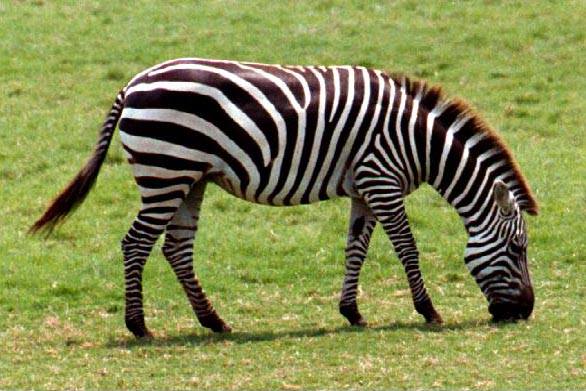
#> input picture zebra.bmp, 586 x 391 px
$ jupyter execute --allow-errors CASIS-OpenCV_Course_Session2.ipynb   (shell and % lines are left out)   (older library calls are emulated)
#> lines starting #> are read from the running program, lines starting #| are printed output that depends on the picture; after the words box and inside, x2 and y2 are one past the last pixel; in counts of white or black regions, pixels touching at a corner belong together
[cell 1]
###remember our essential utility commands
import cv2 #this makes OpenCV available
%pylab notebook
#this makes for nice figure generation, and brings numpy and matplotlib functions into
                #our namespace

###if you're not using notebooks, run:
#from numpy import *
#from matplotlib.pyplot import *
#also make sure to call show() in order to display plots

###note that the preferred convention for shared projects is
#import numpy as np
#import matplotlib.pyplot as plt
###in which case you have to prefix things like np.zeros(5) instead of just zeros(5),
###and plt.imshow() instead of just imshow()

[cell 2]
#change dir to your working space
%cd C:\Users\rever1\cvcourse\samples\data
#your command will be different depending on your setup

[cell 3]
#let's load a nice picture
bfly = imread('zebra.bmp')
#> bfly is the input picture: shape (391, 586, 3); mean R, G, B 132.5, 138.4, 80.5
#don't forget to take advantage of tab-completion; it works for python syntax as well as filenames
#there are many ways to display an image, but let's use this for now:
figure()
imshow(bfly)

[cell 4]
#many algorithms operate on grayscale, and grayscale is easier to work on
bflygray = cv2.cvtColor(bfly,cv2.COLOR_BGR2GRAY)

[cell 5]
figure()
imshow(bflygray)

[cell 6]
figure()
imshow(bflygray)
colorbar()

[cell 7]
#you may or may not want the default rainbow map
figure()
imshow(bflygray,cmap='gray')
colorbar()

[cell 8]
#let's make sure we understand our data
print(bfly.shape)
#| (391, 586, 3)
print(bflygray.shape)
#| (391, 586)
#391 width, 586 height, 3 color and 391 width, 586 height no channel means it is gray scale image

#the format above is (height, width, numchannels)
#if numchannels = 1, as is for grayscale, it is omitted
#for RGB/BGR/HSV color images, numchannels=3
#you could have numchannels=4
#this happens for RGBA (Red,Green,Blue,Alpha) images
#Alpha is transparency (0=transparent, 1 or 255 (depending on your datatype) = opaque)

[cell 9]
#also remember how to get the data type
bfly.dtype #note I'm dropping the print statement;
#this is okay for interactive work where you only care about the last output

[cell 10]
#uint8, which means integers in the 0-255 range, is standard for everyday camera images
#for scientific purposes, floating point is often used
bflyfloat = bflygray.astype(double)/255.0 #we typically want these in the 0-1 range #double meas64 bit floating type data

[cell 11]
bflyfloat.dtype

[cell 12]
#going back to dimensions, how do we get the image width and height in convenient variables?
height, width = bflygray.shape[0:2]
#> height = 391; width = 586

[cell 13]
height, width
#> Out = (391, 586)

[cell 14]
#Notes:
#always remember that the y dimension comes first (just like in Matlab), hence height is before width
#when indexing, [0:2] is only 0 and 1, not 0,1,2
#Python uses a 0:N-1 convention, which is handy when you get used to it, but can trip up newcomers
#what would you expect the following to do?
print(arange(5))

[cell 15]
#also, you might see something like this in people's code
height, width = bflygray.shape[:2]
height, width #See Same Thing before
#> Out = (391, 586)

[cell 16]
#works just the same; when you leave an index blank, it's assumed to be
#the first or last element, depending on whether it's on the left or right of the :
bfly.shape[:]
#> Out = (391, 586, 3)

[cell 17]
#also useful to know how to access the last, second to last etc elements
print(bfly.shape[-1]) #-1 is show color channel
#| 3
print(bfly.shape[-2]) # -2 show width
#| 586
print(bfly.shape[-3]) # -3 show height
#| 391

[cell 18]
#you can probably guess how to extract RGB channels:
redc = bfly[:,:,0] #0 is Red
greenc = bfly[:,:,1] # 1 is Green
bluec = bfly[:,:,2] # 2 is Blue

[cell 19]
#note that these will all be singleton in the numchannels dimension
bluec.shape
#> Out = (391, 586)

[cell 20]
#how to recombine?
#first create a new blank image of the proper dimensions
combined = zeros((height,width,3),uint8)
#be careful that the dimensions are given as a tuple rather than individual arguments
combined[:,:,0]=redc
combined[:,:,1]=greenc
combined[:,:,2]=bluec

figure()
imshow(combined)

[cell 21]
#it's easy to extract a region of interest from an image
#let's say we want to examine the butterfly's head more closely;
#we can get a bounding box from the figure above
bflyhead = bfly[100:200,400:500] #Y1 to Y2 and X1 to X2

figure()
imshow(bflyhead)

#> (a cell that did not finish here is left out)

Suggested test-your-knowledge exercises:
1.  Take an image and write a big + sign over it (ie two blocks of black pixels; one extending from top to bottom, one from left to right, but not occupying the whole image)
2.  Create a function that will take in two images and return an image that combines them into a larger side-by-side image
Should be something like

[cell 23]
def sidebyside(imageleft,imageright):
    newimheight=...
    newimwidth=...
    newim = zeros(...)
    ...
    ...
    ...
    return newim
#note this won't run as-is

 Pay attention to indentation!  Python requires code blocks to have consistent indentation (painful at first but makes for great code readability)

[cell 24]
#numpy addition vs OpenCV addition
#numpy does modular addition
#ie 250+10 =4  (assuming uint8/mod255)
#OpenCV saturates
x = np.uint8([250])
y = np.uint8([10])
cv2.add(x,y)
#this tends to be what you want for combining images
#cv2.subtract works similarly
#of course, images will have to be the same dimension for addition/subtraction to work

[cell 25]
#image weighted blending
img1 = imread('zebra.bmp')
img2 = imread('zebra.bmp')
#alpha = 0.7, 0.3=1-0.7; make sure those values add to 1
# if you want "conserve brightness"
dst = cv2.addWeighted(img1,0.7,img2,0.3,0) #70% first image and 30% is image 2 and 0 is gamma correction

figure()
subplot(1,3,1)
imshow(img1)
subplot(1,3,2)
imshow(img2)
subplot(1,3,3)
imshow(dst)

[cell 26]
import cv2
help(cv2.addWeighted)

<br><br><br><br><br><br><br>
Image filtering in OpenCV

Lowpass filtering

[cell 27]
#GAUSSIAN BLURR
baboon = imread('baboon.jpg')
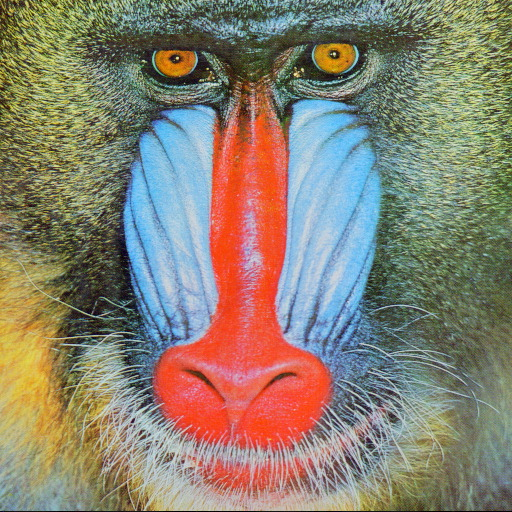
#> input picture baboon.jpg, 512 x 512 px
#> baboon is the input picture: shape (512, 512, 3); mean R, G, B 137.1, 129.1, 112.9
babblur = cv2.GaussianBlur(baboon,(29,29),0) #29 by 29is kernel size and sigma is equal to 0

#custom kernel; simple box-car in this case
kernel = np.ones((15,15),np.float32) #15 15 kernel size
kernel /= kernel.size #normalize kernel so as not to scale image intensity size = 15 * 15 =

babblur2 = cv2.filter2D(baboon,-1,kernel)

figure()
subplot(1,3,1)
imshow(baboon)
title('original')
subplot(1,3,2)
imshow(babblur)
title('Gaussian blurred')
subplot(1,3,3)
imshow(babblur2)
title('Box-car blurred')

#filter2D is very general and can do many different things; with the right kernel
#you can just as easily do high-pass filtering

[cell 28]
#Median blurring
#an edge-preserving filter
t = linspace(-1.0,1,1000) #Line Space
y =  200* (exp(-(t/0.3)**20)  ) #Super Gaussian Function
#> (the rest of this cell did not finish here and is left out)

[cell 29]
#fun demonstration of median-blur to "cartoonify" a real image
tulips = imread('zebra.bmp')
tublur = cv2.medianBlur(tulips,29)


#we'll cover Canny edge detection and dilation shortly
edge=cv2.Canny(tublur,10,150)
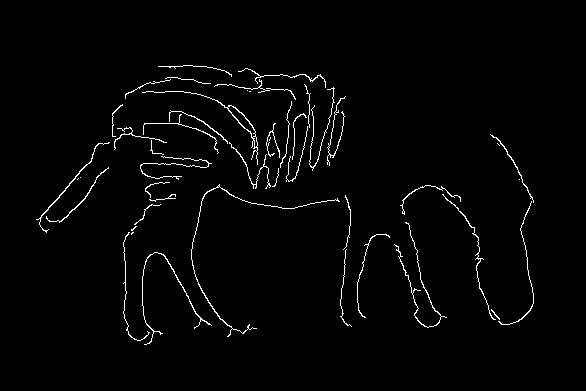
#> edge: shape (391, 586); 1.9% white in thin lines or dots, all inside (x1, y1, x2, y2) = (36, 65, 534, 345)
kernel = np.ones((5,5),np.uint8)
edge = cv2.dilate(edge,kernel,iterations = 1)
#> edge: shape (391, 586); 10.4% white; 7 white regions, largest, box (x1, y1, x2, y2) and area: (34, 66, 348, 347) 15256, (398, 132, 536, 327) 3139, (189, 182, 342, 339) 2063
tublur[edge==255]=0
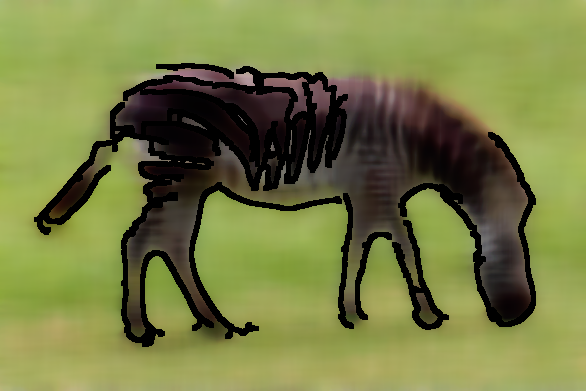
#> tublur: shape (391, 586, 3); mean R, G, B 119.1, 125.9, 68.2

figure()
subplot(1,2,1)
imshow(tulips)
title('original')
subplot(1,2,2)
imshow(tublur)
title('cartoonified')

Exercise:
Non-local means filtering is a powerful denoising method.  Read this
http://docs.opencv.org/3.1.0/d5/d69/tutorial_py_non_local_means.html
and try to use the code.

<b><br><br><br>Highpass filtering and edge-detection</b>

[cell 30]
#basic high-pass filtering example;
#high-pass filtering responds to derivatives, or spatial changes in
#images
img = cv2.imread('sudokubig.jpg',0)
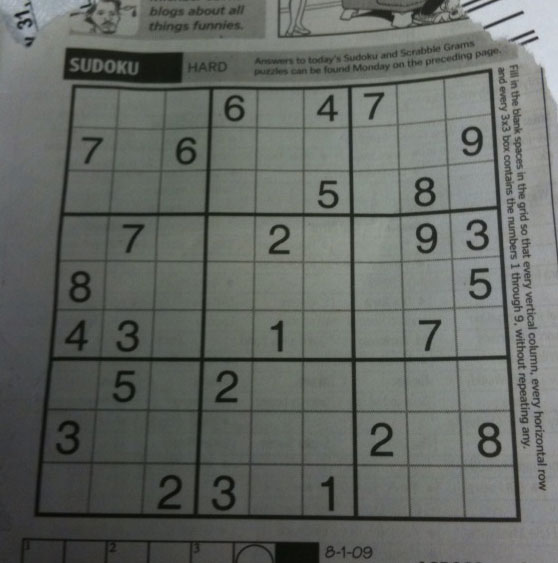
#> input picture sudokubig.jpg, 558 x 563 px
#> img: shape (563, 558); min 7, max 218, mean 102.4

laplacian = cv2.Laplacian(img,cv2.CV_64F)
sobelx=cv2.Sobel(img,cv2.CV_64F,1,0,ksize=5)
sobely=cv2.Sobel(img,cv2.CV_64F,0,1,ksize=5)

figure()
subplot(2,2,1),imshow(img,cmap = 'gray')
title('Original'), xticks([]), plt.yticks([])
subplot(2,2,2),imshow(laplacian,cmap='gray')
title('Laplacian'), xticks([]), plt.yticks([])
clim([0, 45])
subplot(2,2,3),imshow(sobelx,cmap='gray')
title('Sobel X'), xticks([]), plt.yticks([])
clim([0, 4500])
subplot(2,2,4),imshow(sobely,cmap='gray')
title('Sobel Y'), xticks([]), plt.yticks([])
clim([0, 4500])

[cell 31]
#Canny edge detection
#read about the theory here:
#http://docs.opencv.org/3.1.0/da/d22/tutorial_py_canny.html

img = cv2.imread('messi5.jpg',0) #note that the last 0 parameter converts the image to grayscale
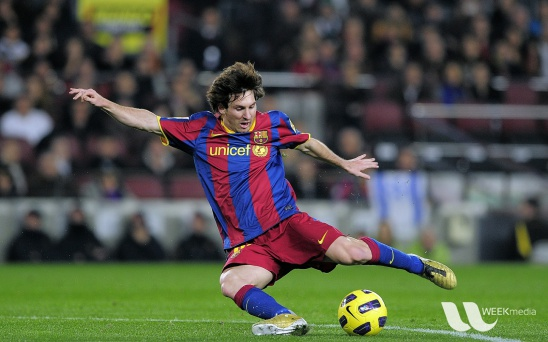
#> input picture messi5.jpg, 548 x 342 px
#> img: shape (342, 548); min 0, max 253, mean 83.3
edge=cv2.Canny(img,100,200)
#> edge: shape (342, 548); 4.7% white in thin lines or dots, all inside (x1, y1, x2, y2) = (1, 38, 548, 342)

figure()
subplot(121),imshow(img,cmap = 'gray')
title('Original Image')
subplot(122),imshow(edge,cmap = 'gray')
title('Edge Image')

Morphological Operations:
<br>Modifying binary masks
<br>
Read about the different operations here <br>
http://docs.opencv.org/3.1.0/d9/d61/tutorial_py_morphological_ops.html#gsc.tab=0

[cell 32]
#create a doughnut/circle image/mask of 0's and 1's
yy=mgrid[-1:1:0.01,-1:1:0.01][0]
xx=yy.T
circ = 0*xx
circ [xx**2+yy**2 < 0.5**2 ]=1
circ [xx**2+yy**2 < 0.2**2 ]=0

#many different kernel types depending on application
#let's just stick with a simple box kernel
kernel = ones((10,10),float32)

#now let's try the some of the different morphological operations
erosion = cv2.erode(circ,kernel,iterations=1)

dilation = cv2.dilate(circ,kernel,iterations=1)

floodfilled = cv2.floodFill(image=circ.astype(uint8).copy(),mask=None,seedPoint=(100,100),newVal=1)

figure()
subplot(1,4,1)
imshow(circ,cmap='gray')
title('doughnut')
subplot(1,4,2)
imshow(erosion,cmap='gray')
title('eroded')
subplot(1,4,3)
imshow(dilation,cmap='gray')
title('dilated')
subplot(1,4,4)
imshow(floodfilled[1].astype(float32),cmap='gray')
title('flood-filled')

Adaptive Thresholding

[cell 33]
#compare hard thresholding to adaptive thresholding
img = cv2.imread('sudokubig.jpg',0)
img = cv2.medianBlur(img,5)
#> img: shape (563, 558)

ret,th1 = cv2.threshold(img,127,255,cv2.THRESH_BINARY)
#> th1: shape (563, 558); 26% white; 73 white regions (22 under 20 px), largest, box (x1, y1, x2, y2) and area: (251, 0, 558, 563) 27354, (353, 74, 496, 213) 15287, (402, 211, 506, 356) 11071
th2 = cv2.adaptiveThreshold(img,255,cv2.ADAPTIVE_THRESH_MEAN_C,\
            cv2.THRESH_BINARY,11,2)
#> th2: shape (563, 558); 78.5% white; 933 black regions (750 under 20 px), largest, box (x1, y1, x2, y2) and area: (34, 68, 521, 523) 16003, (187, 0, 535, 63) 4523, (63, 47, 184, 83) 2276
th3 = cv2.adaptiveThreshold(img,255,cv2.ADAPTIVE_THRESH_GAUSSIAN_C,\
            cv2.THRESH_BINARY,11,2)
#> th3: shape (563, 558); 81.8% white; 695 black regions (518 under 20 px), largest, box (x1, y1, x2, y2) and area: (34, 68, 521, 522) 14492, (277, 0, 501, 38) 2417, (63, 47, 184, 83) 2026

titles = ['Original Image', 'Global Thresholding (v = 127)',
            'Adaptive Mean Thresholding', 'Adaptive Gaussian Thresholding']
images = [img, th1, th2, th3]

figure()
for i in range(4):
    subplot(2,2,i+1),plt.imshow(images[i],'gray')
    title(titles[i])
    xticks([]),yticks([])
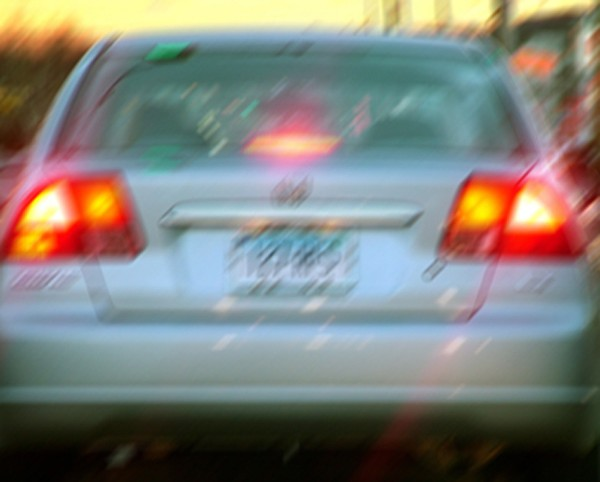
#> input picture licenseplate_motion.jpg, 600 x 482 px

[cell 34]
%cd ../python

[cell 35]
#interactive widget example
#demonstrates multiple OpenCV functions, including DFT/FFT
#along with Weiner deconvolution
#https://en.wikipedia.org/wiki/Wiener_deconvolution

%pylab inline
#make sure to use "inline" instead of "notebook" when using widgets
import cv2
import sys
from ipywidgets import interact
rcParams['figure.figsize'] = (15.0, 12.0)

def blur_edge(img, d=31):
#> called with d = 31
    h, w  = img.shape[:2]
#> h = 482; w = 600
    img_pad = cv2.copyMakeBorder(img, d, d, d, d, cv2.BORDER_WRAP)
    img_blur = cv2.GaussianBlur(img_pad, (2*d+1, 2*d+1), -1)[d:-d,d:-d]
    y, x = np.indices((h, w))
    dist = np.dstack([x, w-x-1, y, h-y-1]).min(-1)
    w = np.minimum(np.float32(dist)/d, 1.0)
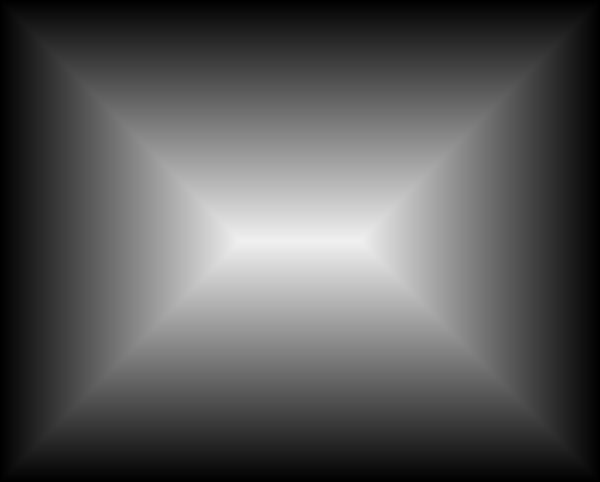
#> dist: shape (482, 600) int64; min 0, max 240, mean 87.7
    return img*w + img_blur*(1-w)
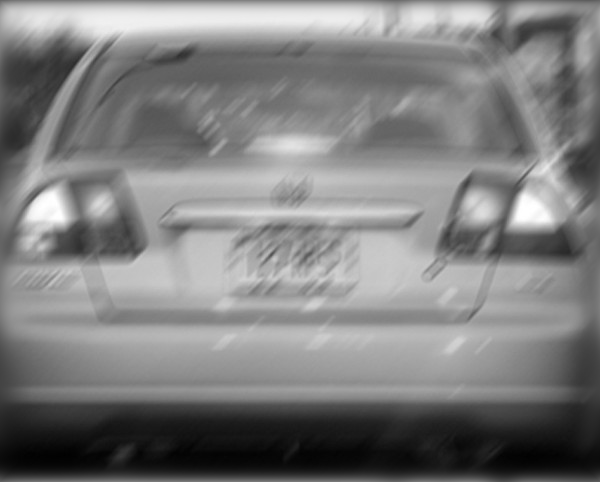
#> returned value: shape (482, 600) float32; min 0.00373, max 1, mean 0.495
#> the sliders are set to angle = 90.0, d = 25, noise = 25.0

def motion_kernel(angle, d, sz=65):
    kern = np.ones((1, d), np.float32)
    c, s = np.cos(angle), np.sin(angle)
    A = np.float32([[c, -s, 0], [s, c, 0]])
    sz2 = sz // 2
    A[:,2] = (sz2, sz2) - np.dot(A[:,:2], ((d-1)*0.5, 0))
    kern = cv2.warpAffine(kern, A, (sz, sz), flags=cv2.INTER_CUBIC)
    return kern


def update(angle,d,noise):

#> called with angle = 90, d = 25, noise = 25
    noise = 10**(-0.1*noise)
    ang = deg2rad(angle)

    psf = motion_kernel(ang, d)


    psf /= psf.sum()
    psf_pad = np.zeros_like(img)
    kh, kw = psf.shape
    psf_pad[:kh, :kw] = psf
    PSF = cv2.dft(psf_pad, flags=cv2.DFT_COMPLEX_OUTPUT, nonzeroRows = kh)
    PSF2 = (PSF**2).sum(-1)
    iPSF = PSF / (PSF2 + noise)[...,np.newaxis]
    RES = cv2.mulSpectrums(IMG, iPSF, 0)
    res = cv2.idft(RES, flags=cv2.DFT_SCALE | cv2.DFT_REAL_OUTPUT )
    res = np.roll(res, -kh//2, 0)
    res = np.roll(res, -kw//2, 1)
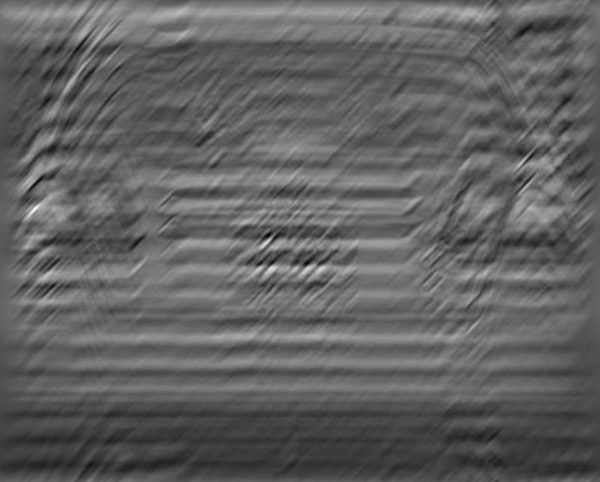
#> res: shape (482, 600) float32; min -0.65, max 2.33, mean 0.493; drawn with min black and max white

    subplot(1,2,1)
    imshow(psf,cmap='gray')
    subplot(1,2,2)
    imshow(res,cmap='gray')


img = cv2.imread('licenseplate_motion.jpg', 0)
if img is None:
    print('failed to load img')

img = np.float32(img)/255.0

img = blur_edge(img)
IMG = cv2.dft(img, flags=cv2.DFT_COMPLEX_OUTPUT)


interact(update,angle=(0.0,180,1),d=(0,50,1),noise=(0.0,50,1))

#We have distorted image of car and we have point spread function,
#process of deconvolution this is particular wiener deconvolution method
#
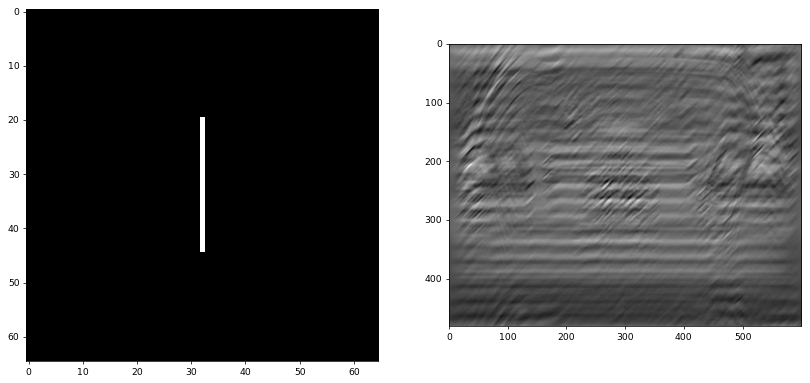
#> figure drawn by matplotlib, 2 panels
